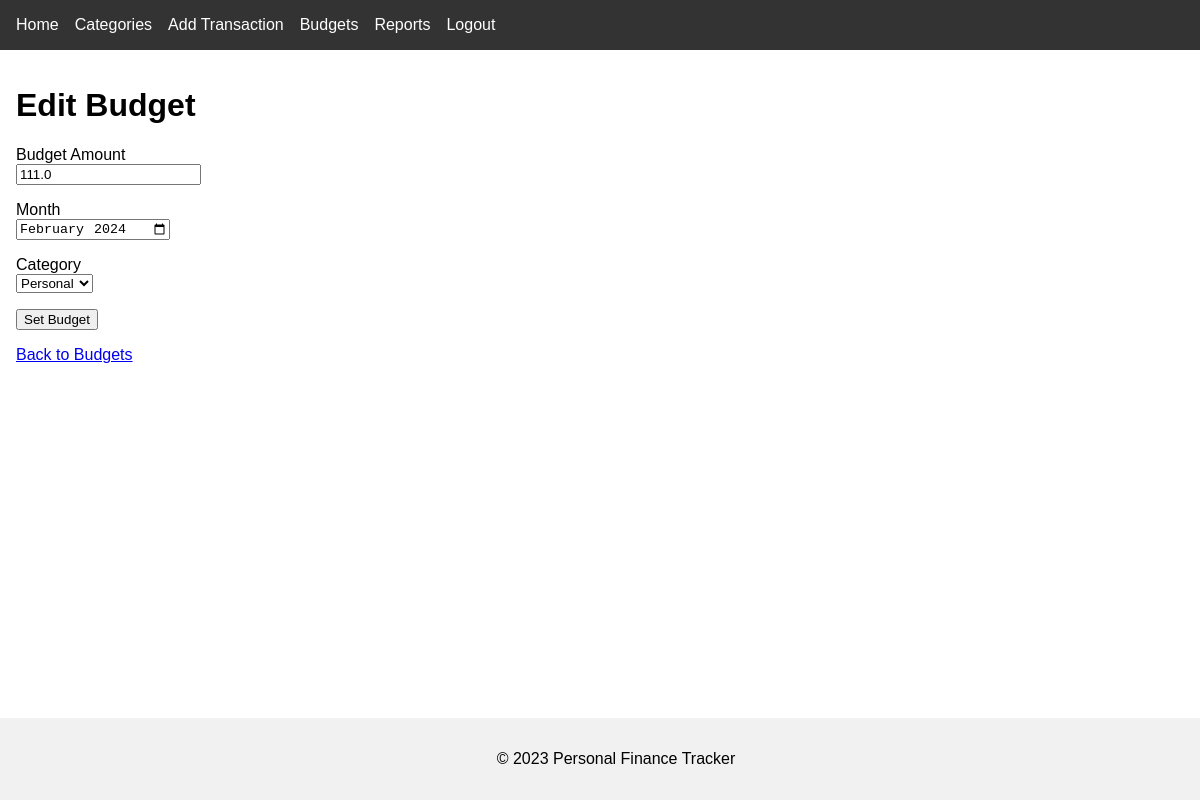
Page /edit_budget/2 (signed in) on the committed database.
### app/models.py (models this page shows, shortened)
class Budget(db.Model):
    id = db.Column(db.Integer, primary_key=True)
    amount = db.Column(db.Float, nullable=False)
    month = db.Column(db.String(7), nullable=False)  # Format: YYYY-MM
    category_id = db.Column(db.Integer, db.ForeignKey('category.id'), nullable=False)
    user_id = db.Column(db.Integer, db.ForeignKey('user.id'), nullable=False)
    category = db.relationship('Category', backref='budgets')
    user = db.relationship('User', backref='budgets')
    __table_args__ = (
        UniqueConstraint('user_id', 'category_id', 'month', name='uix_user_category_month'),
    )

### app/routes.py (the view, shortened to what this page needs)
@app.route('/edit_budget/<int:budget_id>', methods=['GET', 'POST'])
@login_required
def edit_budget(budget_id):
    budget = Budget.query.get_or_404(budget_id)
    if budget.user_id != current_user.id:
        flash('You do not have permission to edit this budget.')
        return redirect(url_for('view_budgets'))
    form = BudgetForm(obj=budget)
    form.category.choices = [(c.id, c.name) for c in Category.query.filter_by(user_id=current_user.id).all()]
    return render_template('edit_budget.html', title='Edit Budget', form=form, budget=budget)

### app/forms.py
class BudgetForm(FlaskForm):
    amount = FloatField('Budget Amount', validators=[DataRequired()])
    month = StringField(
        'Month',
        validators=[
            DataRequired(),
            Regexp(r'^\d{4}-(0[1-9]|1[0-2])$', message="Please select a valid month.")
        ]
    )
    category = SelectField('Category', coerce=int, validators=[DataRequired()])
    submit = SubmitField('Set Budget')

### app/__init__.py (called while the page is built)
@login.user_loader
def load_user(user_id):
    return User.query.get(int(user_id))

### templates/edit_budget.html (shortened to what this page needs)
{% extends 'base.html' %}
{% block content %}
<h1>Edit Budget</h1>
<form method="post">
    <p>
        {{ form.amount.label }}<br>
        {{ form.amount() }}
    </p>
    <p>
        {{ form.month.label }}<br>
        {{ form.month(type="month") }}
    </p>
    <p>
        {{ form.category.label }}<br>
        {{ form.category() }}
    </p>
    <p>{{ form.submit(label='Update Budget') }}</p>
</form>
<p><a href="{{ url_for('view_budgets') }}">Back to Budgets</a></p>
{% endblock %}

### static/css/styles.css (style rules this page uses)
body { font-family: Arial, sans-serif; margin: 0; padding: 0; }

### rows in the picture
Budget: amount "111.0", month "2024-02", category "Personal"
